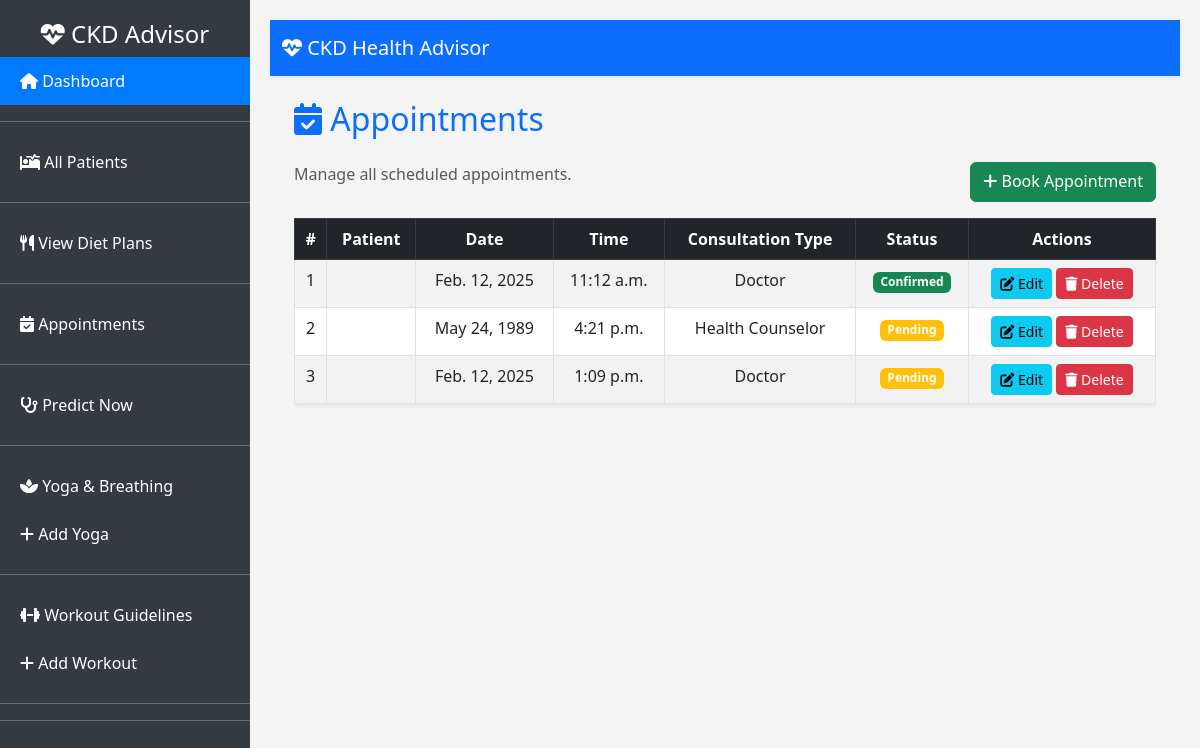
Page /appointments/ on the earlier database version.
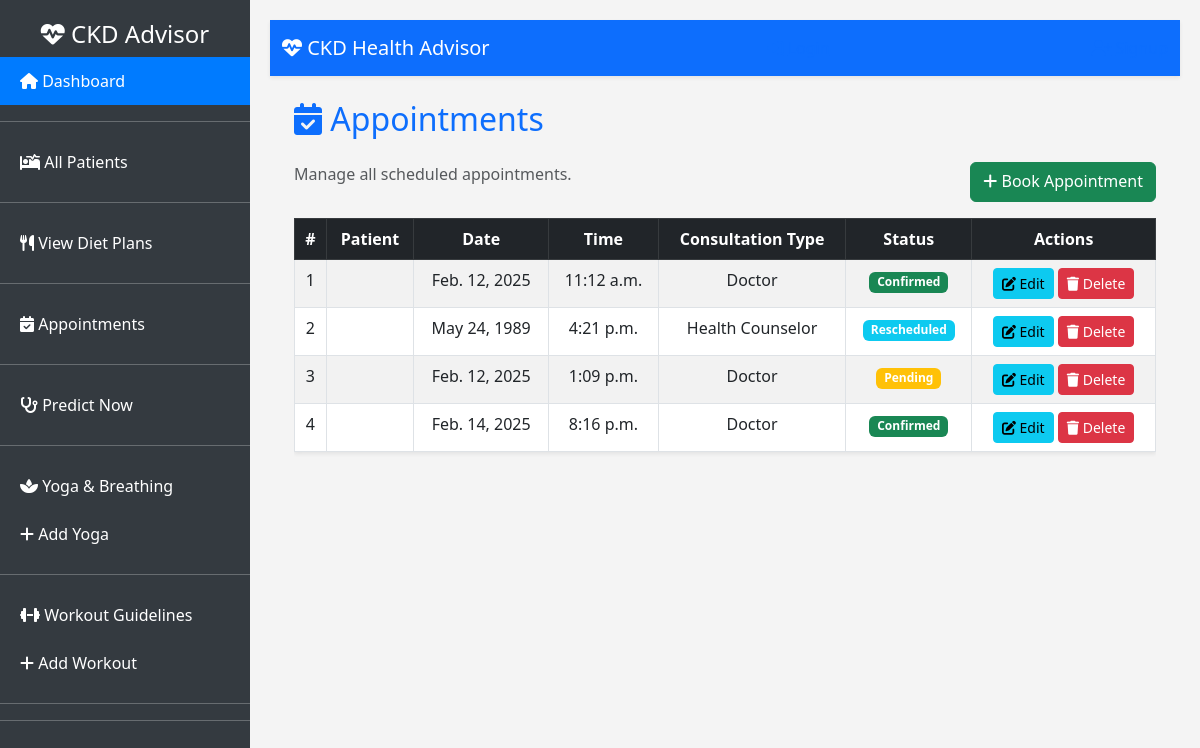
Same page on the later database version.
### Accounts/models.py (models this page shows, shortened)
class Appointment(models.Model):
    CONSULTATION_CHOICES = [
        ('Doctor', 'Doctor'),
        ('Health Counselor', 'Health Counselor'),
    ]
    STATUS_CHOICES = [
        ('Pending', 'Pending'),
        ('Confirmed', 'Confirmed'),
        ('Rescheduled', 'Rescheduled'),
        ('Cancelled', 'Cancelled'),
    ]
    patient = models.ForeignKey(Patient, on_delete=models.CASCADE, related_name="appointments")
    date = models.DateField()
    time = models.TimeField()
    consultation_type = models.CharField(max_length=20, choices=CONSULTATION_CHOICES)
    status = models.CharField(max_length=20, choices=STATUS_CHOICES, default='Pending')
    created_at = models.DateTimeField(auto_now_add=True)

### Accounts/views.py (the view)
# urls.py: path('appointments/', AppointmentListView.as_view(), name='appointment_list'),
class AppointmentListView(ListView):
    model = Appointment
    template_name = "appointments/appointment_list.html"
    context_object_name = "appointments"

### templates/appointments/appointment_list.html (shortened to what this page needs)
{% extends 'base.html' %}
{% block content %}
<div class="container">
    <h2 class="mb-4 text-primary"><i class="fas fa-calendar-check"></i> Appointments</h2>
    <div class="d-flex justify-content-between mb-3">
        <p class="text-muted">Manage all scheduled appointments.</p>
        <a href="{% url 'appointment_create' %}" class="btn btn-success">
            <i class="fas fa-plus"></i> Book Appointment
        </a>
    </div>
    <div class="table-responsive">
        <table class="table table-hover table-bordered table-striped shadow-sm">
            <thead class="table-dark text-center">
                <tr>
                    <th>#</th>
                    <th>Patient</th>
                    <th>Date</th>
                    <th>Time</th>
                    <th>Consultation Type</th>
                    <th>Status</th>
                    <th>Actions</th>
                </tr>
            </thead>
            <tbody class="text-center">
                {% for appointment in appointments %}
                <tr>
                    <td>{{ forloop.counter }}</td>
                    <td>{{ appointment.patient.name }}</td>
                    <td>{{ appointment.date }}</td>
                    <td>{{ appointment.time }}</td>
                    <td>{{ appointment.get_consultation_type_display }}</td>
                    <td>
                        <span class="badge bg-{% if appointment.status == 'Confirmed' %}success{% elif appointment.status == 'Pending' %}warning{% elif appointment.status == 'Cancelled' %}danger{% else %}info{% endif %}">
                            {{ appointment.get_status_display }}
                        </span>
                    </td>
                    <td>
                        <a href="{% url 'appointment_update' appointment.id %}" class="btn btn-info btn-sm">
                            <i class="fas fa-edit"></i> Edit
                        </a>
                        <a href="{% url 'appointment_delete' appointment.id %}" class="btn btn-danger btn-sm">
                            <i class="fas fa-trash"></i> Delete
                        </a>
                    </td>
                </tr>
                {% empty %}
                <tr>
                    <td colspan="7" class="text-center text-muted">No appointments found.</td>
                </tr>
                {% endfor %}
            </tbody>
        </table>
    </div>
</div>
{% endblock %}

Differences in the rows shown:
changed Appointment "Health Counselor": status "Pending" → "Rescheduled"
added Appointment: date "Feb. 14, 2025", time "8:16 p.m.", consultation_type "Doctor", status "Confirmed"
